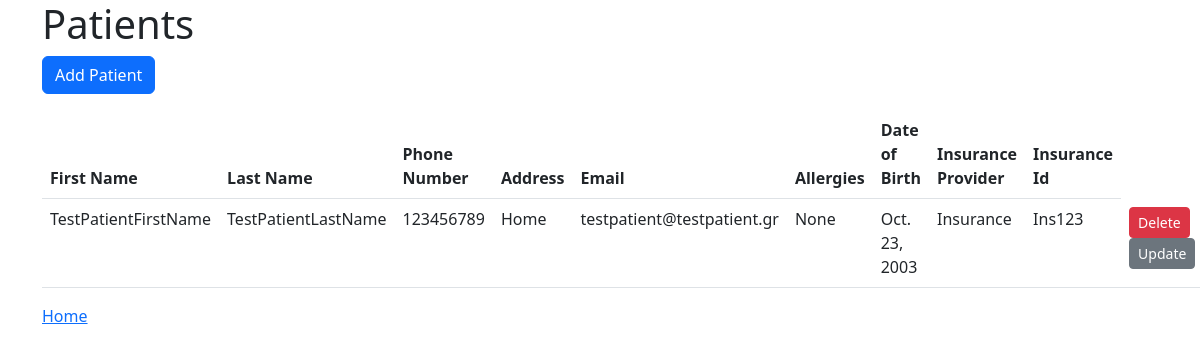
/hospital/patients/, run on the app's committed database.
### hospital/models.py (models this page shows, shortened)
class Patient(models.Model):
    user = models.OneToOneField(User, null=True, default=None, blank=True, on_delete=models.CASCADE)
    first_name = models.CharField(max_length=40, null=True, default=None)
    last_name = models.CharField(max_length=40, null=True, default=None)
    phone_number = models.CharField(max_length=10)
    address = models.CharField(max_length=50)
    email = models.EmailField()
    allergies = models.TextField(blank=True)
    date_of_birth = models.DateField()
    insurance_provider = models.CharField(max_length=50)
    insurance_id = models.CharField(max_length=20)

### hospital/views.py (the view)
# urls.py: path('patients/', views.patients_view, name="patients"),
def patients_view(request):
    patients = Patient.objects.all()
    context = {'patients' : patients}
    return render(request, 'patients.html', context)

### hospital/templates/patients.html (shortened to what this page needs)
<!DOCTYPE html>
<html lang="en">
  <head>
    <link
      rel="stylesheet"
      href="https://cdn.jsdelivr.net/npm/bootstrap@5.3.0/dist/css/bootstrap.min.css"
    />
  </head>
  <body>
    <div class="container">
      <h1>Patients</h1>
      <a href="{% url 'hospital:add_patient' %}" class="btn btn-primary mb-3"
        >Add Patient</a
      >
      <table class="table">
        <thead>
          <tr>
            <th>First Name</th>
            <th>Last Name</th>
            <th>Phone Number</th>
            <th>Address</th>
            <th>Email</th>
            <th>Allergies</th>
            <th>Date of Birth</th>
            <th>Insurance Provider</th>
            <th>Insurance Id</th>
          </tr>
        </thead>
        <tbody>
          {% for patient in patients %}
          <tr>
            <td>{{ patient.first_name }}</td>
            <td>{{ patient.last_name }}</td>
            <td>{{patient.phone_number}}</td>
            <td>{{patient.address}}</td>
            <td>{{patient.email}}</td>
            <td>{{patient.allergies}}</td>
            <td>{{patient.date_of_birth}}</td>
            <td>{{patient.insurance_provider}}</td>
            <td>{{patient.insurance_id}}</td>
            <td>
              <form
                action="{% url 'hospital:delete_patient' patient.id %}"
                method="POST"
                class="d-inline"
              >
                <button
                  type="submit"
                  class="btn btn-danger btn-sm"
                  onclick="return confirm('Are you sure you want to delete this patient?')"
                  title="Delete"
                >
                  Delete
                </button>
              </form>
              <a
                href="{% url 'hospital:update_patient' patient.id %}"
                class="btn btn-secondary btn-sm"
                title="Update"
                >Update</a
              >
            </td>
          </tr>
          {% endfor %}
        </tbody>
      </table>
      <a href="{% url 'hospital:index' %}">Home</a>
    </div>
  </body>
</html>

### data on the page
Patient: first_name "TestPatientFirstName", last_name "TestPatientLastName", phone_number "123456789", address "Home", email "testpatient@testpatient.gr", allergies "None", date_of_birth "Oct. 23, 2003", insurance_provider "Insurance", insurance_id "Ins123"
